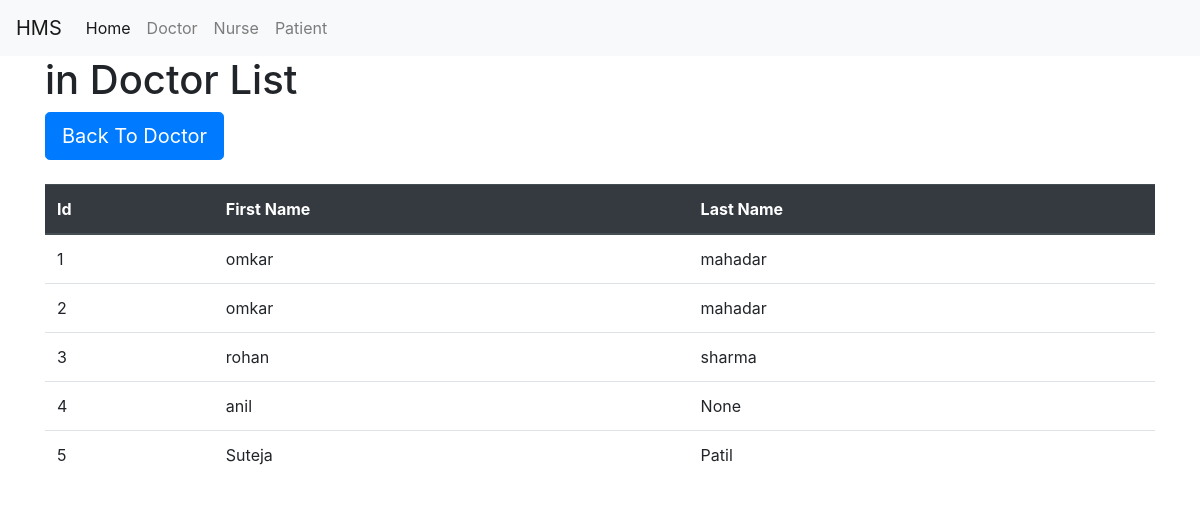
The page /doctor_list/ on the database its author committed.
### hms/models.py (models this page shows, shortened)
class DoctorData(models.Model):
	doctor_fname = models.CharField(max_length=255, null=True, blank=True)		#1
	doctor_lname = models.CharField(max_length=255, null=True, blank=True)		#2
	doctor_salary = models.IntegerField(null=True, blank=True)					#3
	doctor_qualification = models.CharField(max_length=255, null=True, blank=True)#4
	doctor_phone_no = models.CharField(max_length=12, null=True, blank=True)	#5
	doctor_shift_type = models.CharField(max_length=255, null=True, blank=True)	#6

### hms/views.py (the view)
# urls.py: path('doctor_list/', views.doctor_list, name='doctor_list'),
def doctor_list(request):
	doctor_list = DoctorData.objects.all()
	return render(request, 'hms/doctor_list.html', {'doctor_list':doctor_list})

### hms/templates/hms/doctor_list.html
{% extends 'base.html' %}
{% block body%}
	<div class="container">
		<h1>in Doctor List</h1>
		<a href="{% url 'hms:doctor' %}">
	        <button type="button" class="btn btn-primary btn-lg">Back To Doctor</button>
	    </a>
	</div>
	<br>
	<div class="container">
		<table class="table">
			<thead class="thead-dark">
				<tr>
					<th scope="col">Id</th>
	      			<th scope="col">First Name</th>
	      			<th scope="col">Last Name</th>
	      		</tr>
			</thead>
			<tbody>
			    {% for doctor in doctor_list %}
				    <tr>
				    	<td scope="col"> {{ doctor.id }} </td>
				    	<td scope="col"> {{ doctor.doctor_fname }} </td>
				    	<td scope="col"> {{ doctor.doctor_lname }} </td>
				    </tr>
				{% endfor %}
			</tbody>
		</table>
	</div>
{% endblock %}

### rows shown on the page
DoctorData: id "1", doctor_fname "omkar", doctor_lname "mahadar"
DoctorData: id "2", doctor_fname "omkar", doctor_lname "mahadar"
DoctorData: id "3", doctor_fname "rohan", doctor_lname "sharma"
DoctorData: id "4", doctor_fname "anil", doctor_lname "None"
DoctorData: id "5", doctor_fname "Suteja", doctor_lname "Patil"
